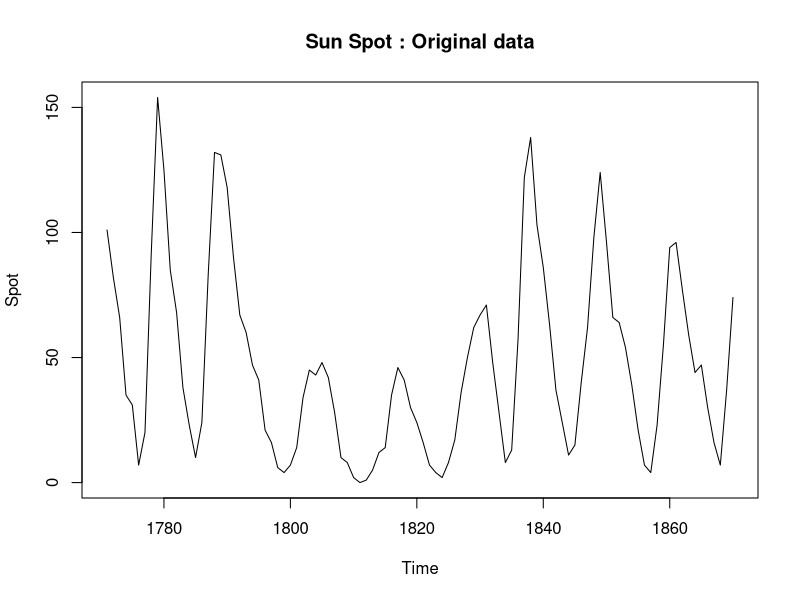
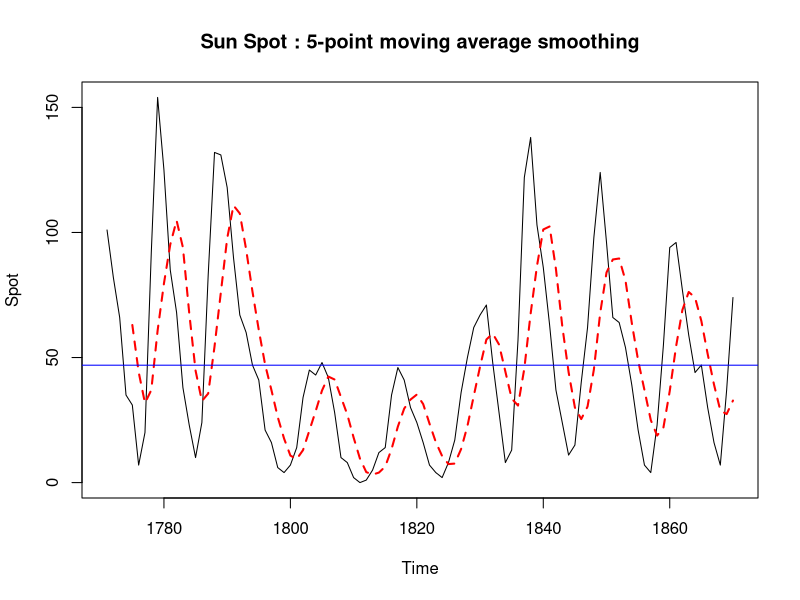
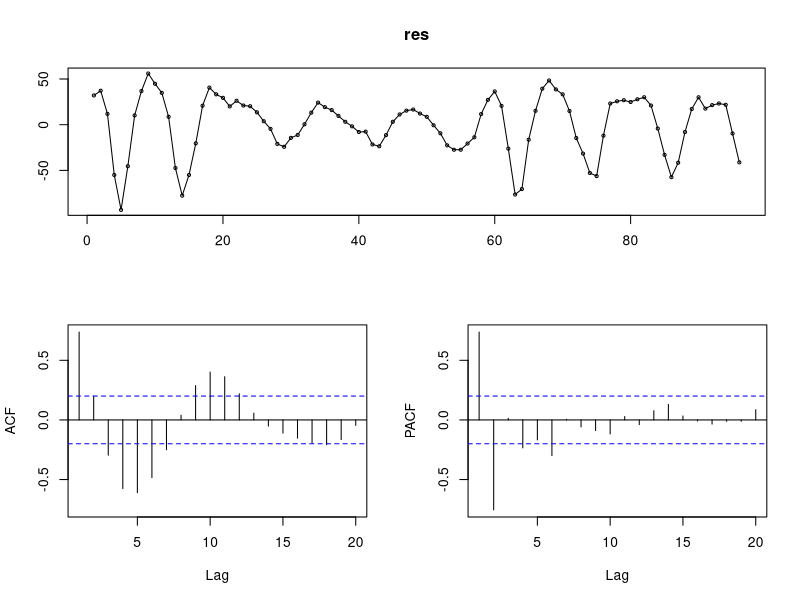
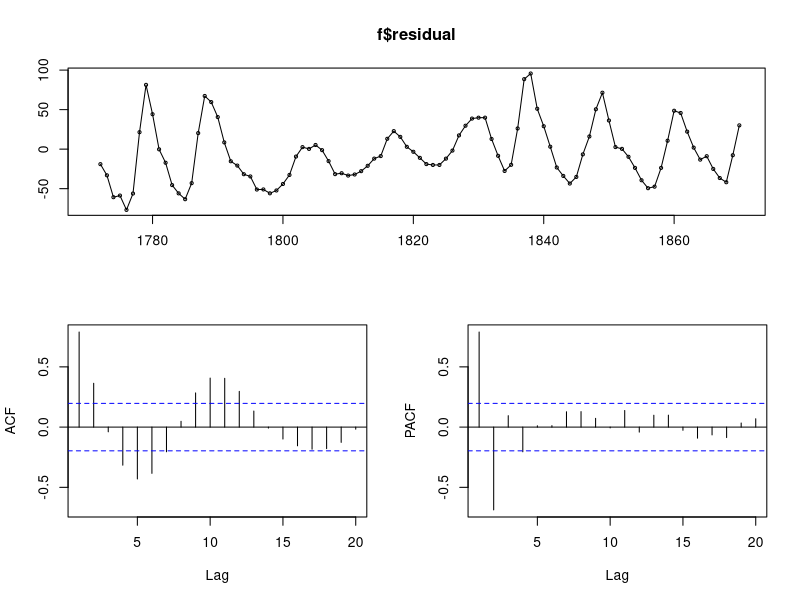
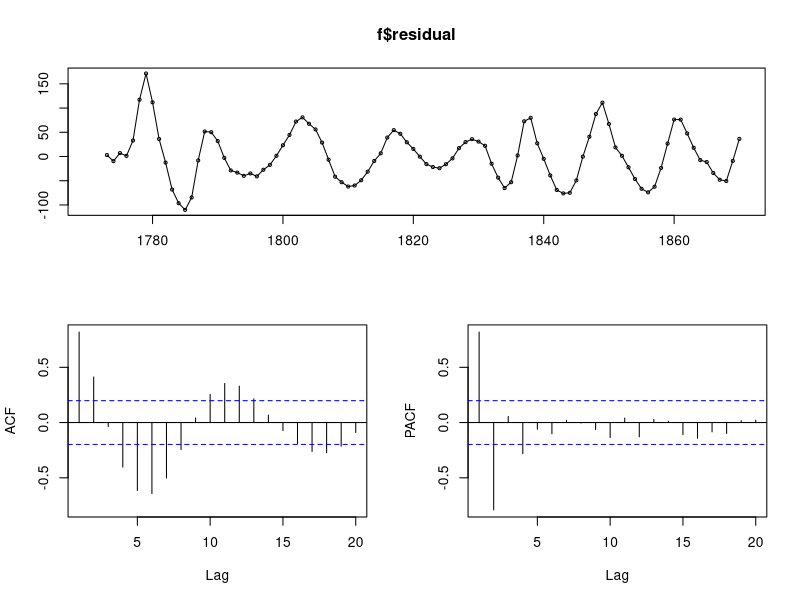
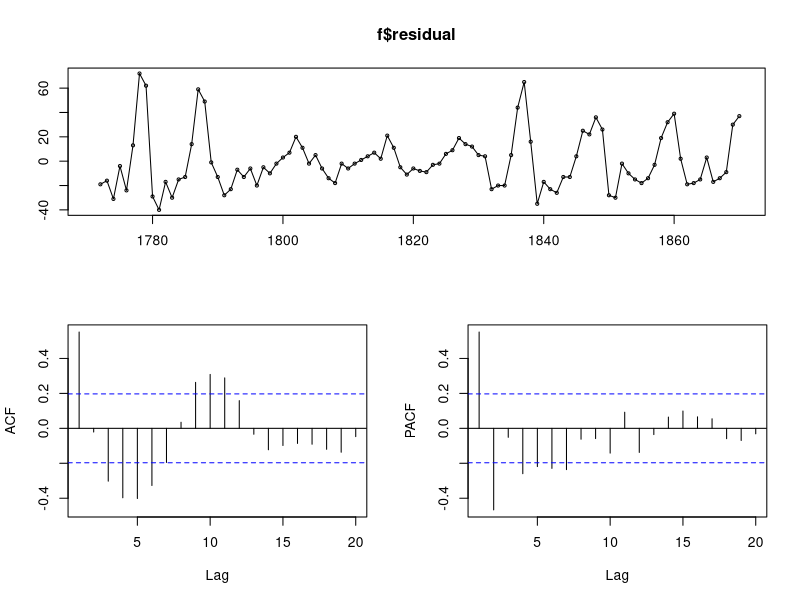
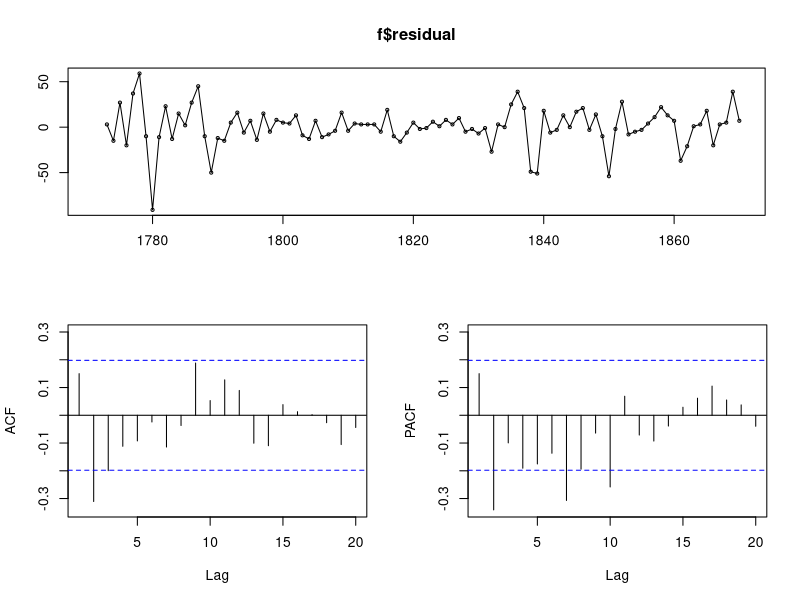
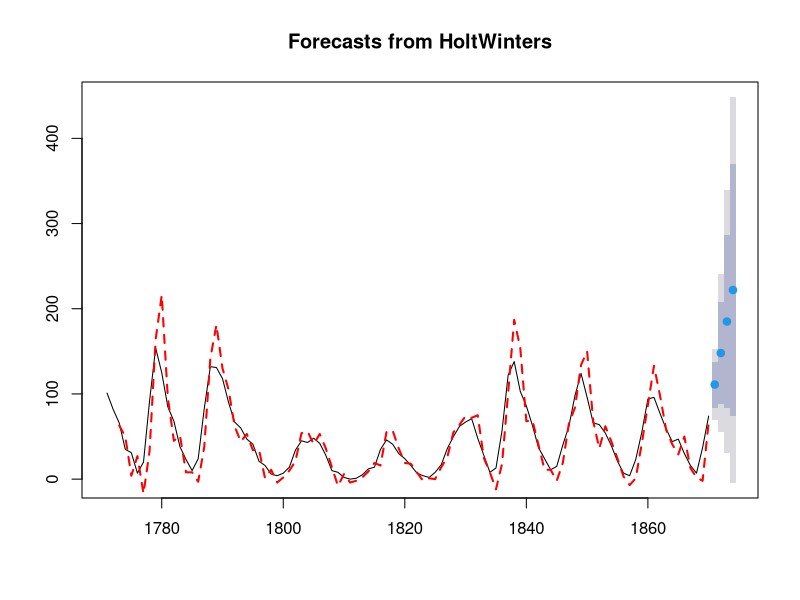

The R source for these figures, in order:
## ---- chunk 1
knitr::opts_chunk$set(echo = TRUE, error = FALSE, warning = FALSE)
library(forecast)
## ---- chunk 2
spot = read.csv('spot.csv')
str(spot)
## ---- chunk 3
spot.ts = ts(spot, start=c(1771), frequency=1)
plot(spot.ts, main = "Sun Spot : Original data")
## ---- chunk 4
m5 = filter(spot.ts, filter=rep(1/5,5), method="convolution", sides=1)
plot(spot.ts, main = "Sun Spot : 5-point moving average smoothing") +
  lines(m5, col="red", lty=2, lwd=2) + 
  abline(h=sum(spot)/100, col="blue")
## ---- chunk 5
res = m5[-1:-4,] - spot.ts[-1:-4,]
tsdisplay(res)
## ---- chunk 6
Box.test(res, type="Box-Pierce")
## ---- chunk 7
find = function(x){
  f = forecast(x)
  tsdisplay(f$residual)
  Box.test(f$residual, type="Box-Pierce")
}
## ---- chunk 8
ho = HoltWinters(spot.ts, alpha=0.1, beta=F, gamma=F) ; find(ho)
## ---- chunk 9
ho_trend = HoltWinters(spot.ts, alpha=0.1, beta=T, gamma=F) ; find(ho_trend)
## ---- chunk 10
ha = HoltWinters(spot.ts, beta=F, gamma=F) ; find(ha)
## ---- chunk 11
ha_trend = HoltWinters(spot.ts, beta=T, gamma=F) ; find(ha_trend)
## ---- chunk 12
ha_trend = HoltWinters(spot.ts, beta=T, gamma=F)
fa_trend = forecast(ha_trend, h=4)
fa_trend
plot(fa_trend)
lines(fa_trend$fitted, col="red", lty=2, lwd=2)
